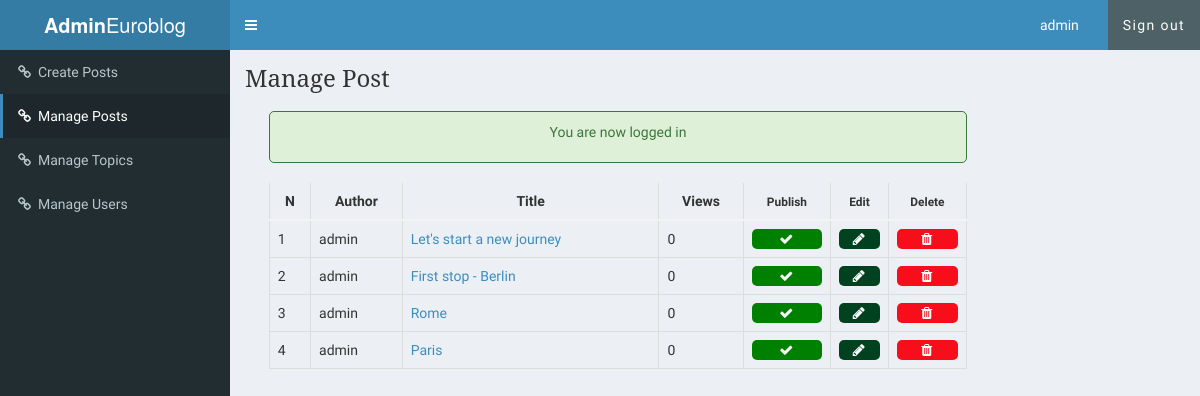
Screenshot of /admin/posts.php (signed in) with the database file from the repository.
### tables this page shows
CREATE TABLE `posts` (
  `id` int(11) NOT NULL,
  `user_id` int(11) DEFAULT NULL,
  `title` varchar(255) NOT NULL,
  `slug` varchar(255) NOT NULL,
  `views` int(11) NOT NULL DEFAULT 0,
  `image` varchar(255) NOT NULL,
  `body` text NOT NULL,
  `published` tinyint(1) NOT NULL,
  `created_at` timestamp NOT NULL DEFAULT current_timestamp() ON UPDATE current_timestamp(),
  `updated_at` timestamp NOT NULL DEFAULT '0000-00-00 00:00:00'
);

### admin/includes/post_functions.php (called while the page is built, shortened)
<?php
function getAllPosts()
{
	global $conn;
	if ($_SESSION['user']['role'] == "Admin") {
		$sql = "SELECT * FROM posts";
	} elseif ($_SESSION['user']['role'] == "Author") {
		$user_id = $_SESSION['user']['id'];
		$sql = "SELECT * FROM posts WHERE user_id=$user_id";
	}
	$result = mysqli_query($conn, $sql);
	$posts = mysqli_fetch_all($result, MYSQLI_ASSOC);
	$final_posts = array();
	foreach ($posts as $post) {
		$post['author'] = getPostAuthorById($post['user_id']);
		array_push($final_posts, $post);
	}
	return $final_posts;
}
function getPostAuthorById($user_id)
{
	global $conn;
	$sql = "SELECT username FROM users WHERE id=$user_id";
	$result = mysqli_query($conn, $sql);
	if ($result) {
		return mysqli_fetch_assoc($result)['username'];
	} else {
		return null;
	}
}
?>

### admin/posts.php (the view, shortened to what this page needs)
<?php include('../config.php'); ?>
<?php include(ROOT_PATH . '/admin/includes/post_functions.php'); ?>
<?php include(ROOT_PATH . '/admin/includes/head_section.php'); ?>
<?php $posts = getAllPosts(); ?>
</head>
<body class="hold-transition skin-blue sidebar-mini">
<div class="wrapper">
  <header class="main-header">
    <a href="dashboard.php" class="logo">
      <span class="logo-lg"><b>Admin</b>Euroblog</span>
    </a>
    <nav class="navbar navbar-static-top" role="navigation">
      <a href="#" class="sidebar-toggle" data-toggle="push-menu" role="button">
      </a>
      <div class="navbar-custom-menu">
        <ul class="nav navbar-nav">
          <li class="dropdown user user-menu">
            <a href="dashboard.php" class="dropdown-toggle" data-toggle="dropdown">
              <span><?php echo $_SESSION['user']['username'] ?></span> &nbsp; &nbsp;
            </a>
          </li>
          <li>
          <a href="<?php echo BASE_URL . '/logout.php'; ?>" class="btn btn-flat">Sign out</a>
          </li>
        </ul>
      </div>
    </nav>
  </header>
  <aside class="main-sidebar">
    <section class="sidebar">
      <ul class="sidebar-menu" data-widget="tree">
        <li class="inactive">
          <a href="<?php echo BASE_URL . '/admin/create_post.php' ?>"><i class="fa fa-link"></i><span>Create Posts</span></a>
        </li>
        <li class="active">
          <?php if ($_SESSION['user']['username'] === 'admin'):?>
			    <a href="<?php echo BASE_URL . '/admin/posts.php' ?>"><i class="fa fa-link"></i><span>Manage Posts</span></a>
			    <?php endif ?>
        </li>
        <li class="inactive">
          <?php if ($_SESSION['user']['username'] === 'admin'):?>
			    <a href="<?php echo BASE_URL . '/admin/topics.php' ?>"><i class="fa fa-link"></i><span>Manage Topics</span></a>
			    <?php endif ?>
        </li>
        <li class="inactive">
        <a href="<?php echo BASE_URL . '/admin/users.php' ?>"><i class="fa fa-link"></i><span>Manage Users</span></a>
        </li>
      </ul>
    </section>
  </aside>
  <div class="content-wrapper">
    <section class="content-header">
      <h1>
        Manage Post
      </h1>
    </section>
		<div class="table-div"  style="width: 80%;">
			<?php include(ROOT_PATH . '/includes/messages.php') ?>
			<?php if (empty($posts)): ?>
				<h1 style="text-align: center; margin-top: 20px;">No posts in the database.</h1>
			<?php else: ?>
				<table class="table">
						<thead>
						<th>N</th>
						<th>Author</th>
						<th>Title</th>
						<th>Views</th>
						<?php if ($_SESSION['user']['role'] == "Admin"): ?>
							<th><small>Publish</small></th>
						<?php endif ?>
						<th><small>Edit</small></th>
						<th><small>Delete</small></th>
					</thead>
					<tbody>
					<?php foreach ($posts as $key => $post): ?>
						<tr>
							<td><?php echo $key + 1; ?></td>
							<td><?php echo $post['author']; ?></td>
							<td>
								<a 	target="_blank"
								href="<?php echo BASE_URL . '/single_post.php?post-slug=' . $post['slug'] ?>">
									<?php echo $post['title']; ?>
								</a>
							</td>
							<td><?php echo $post['views']; ?></td>
							<?php if ($_SESSION['user']['role'] == "Admin" ): ?>
								<td>
								<?php if ($post['published'] == true): ?>
									<a class="fa fa-check btn unpublish"
										href="posts.php?unpublish=<?php echo $post['id'] ?>">
									</a>
								<?php else: ?>
									<a class="fa fa-times btn publish"
										href="posts.php?publish=<?php echo $post['id'] ?>">
									</a>
								<?php endif ?>
								</td>
							<?php endif ?>
							<td>
								<a class="fa fa-pencil btn edit"
									href="create_post.php?edit-post=<?php echo $post['id'] ?>">
								</a>
							</td>
							<td>
								<a  class="fa fa-trash btn delete"
									href="create_post.php?delete-post=<?php echo $post['id'] ?>">
								</a>
							</td>
						</tr>
					<?php endforeach ?>
					</tbody>
				</table>
			<?php endif ?>
		</div>
  </div>
</div>
</body>
</html>

### static/css/admin_style.css (style rules this page uses)
* { margin: 0px; padding: 0px; }
a { text-decoration: none; }
h1, h2, h3, h4, h5, h6 { font-family: 'Noto Serif', serif; }
table { border-collapse: collapse; width: 70%; margin: 20px auto; }
th, td { padding: 8px; text-align: left; border: 1px solid #ddd; }
th { text-align: center; }
.btn { color: white; background: #4E6166; text-align: center; border: none; border-radius: 5px; display: block; letter-spacing: .1em; padding: 13px 20px; text-decoration: none; }
.table-div { float: left; width: 47%; }
.table-div table { width: 90%; }
.table-div a.fa { color: white; padding: 3px; }
.table-div .edit { background: #004220; }
.table-div .delete { background: #F70E1A; }
.table-div .unpublish { background: green; }

### rows the page displays
posts: author "admin", title "Let's start a new journey", views "0"
posts: author "admin", title "First stop - Berlin", views "0"
posts: author "admin", title "Rome", views "0"
posts: author "admin", title "Paris", views "0"

### other values shown
$_SESSION['user']['username'] "admin"
$_SESSION['message'] "You are now logged in"
